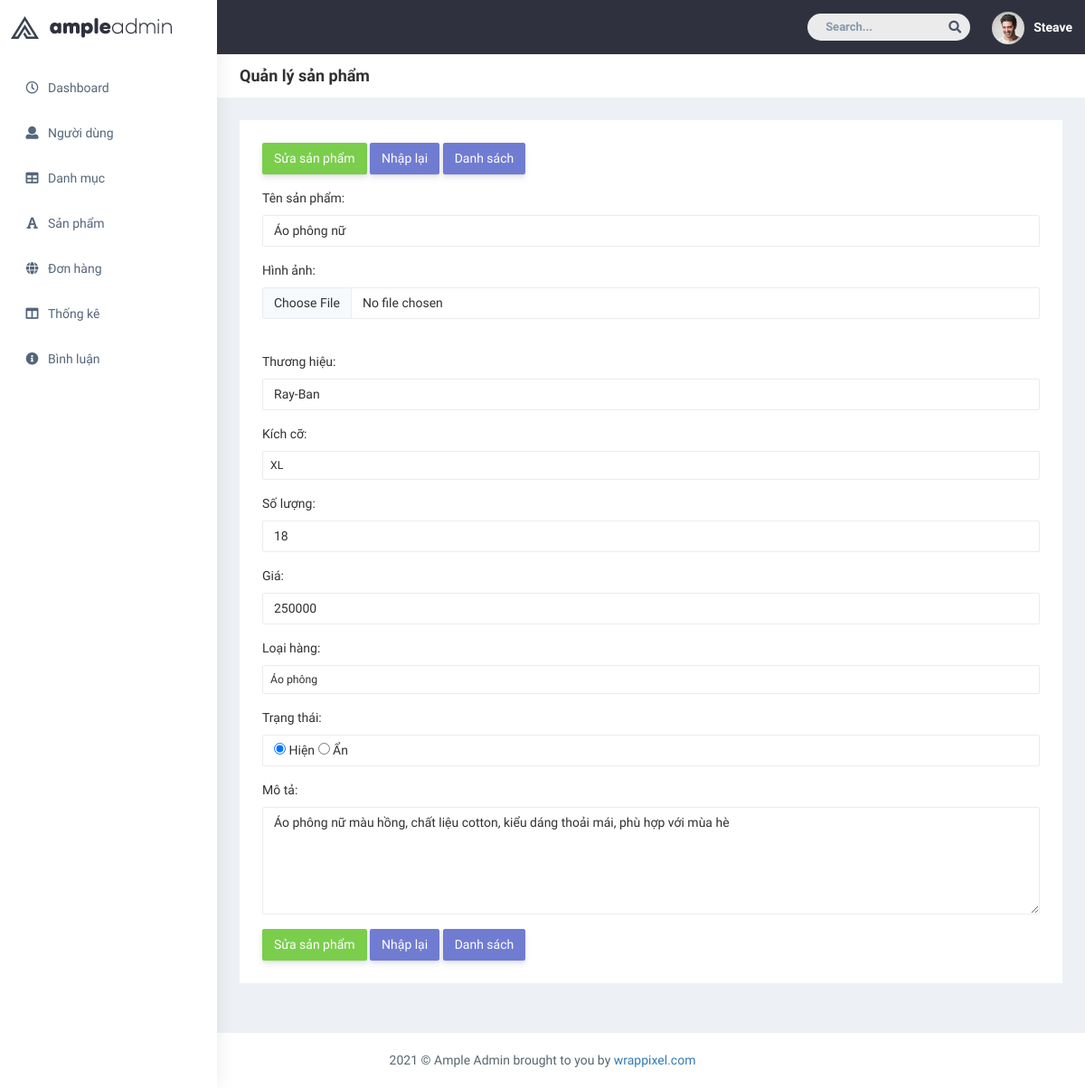
Screenshot of /admin/index.php?act=editsanpham&idsp=10 with the database file from the repository.
### tables this page shows
CREATE TABLE `sanpham` (
  `id` int NOT NULL,
  `tensanpham` varchar(255) NOT NULL,
  `hinh` varchar(255) DEFAULT NULL,
  `thuonghieu` varchar(255) NOT NULL,
  `kichco` varchar(255) NOT NULL,
  `soluong` int NOT NULL,
  `gia` double NOT NULL,
  `mota` text NOT NULL,
  `madanhmuc` int DEFAULT NULL,
  `trangthai` tinyint(1) NOT NULL
);

CREATE TABLE `danhmuc` (
  `id` int NOT NULL,
  `tendanhmuc` varchar(255) NOT NULL,
  `trangthai` tinyint(1) NOT NULL
);

### model/pdo.php (called while the page is built, shortened)
<?php
function pdo_get_connection(){
    $servername = "localhost";
    $username = "root";
    $password = "";
    try {
        $conn = new PDO("mysql:host=$servername;dbname=duan1", $username, $password);
        $conn->setAttribute(PDO::ATTR_ERRMODE, PDO::ERRMODE_EXCEPTION);
        return $conn;
    } catch(PDOException $e) {
        echo "Connection failed: " . $e->getMessage();
    }
}
function pdo_query($sql){
    $sql_args=array_slice(func_get_args(),1);
    try{
        $conn=pdo_get_connection();
        $stmt=$conn->prepare($sql);
        $stmt->execute($sql_args);
        $rows=$stmt->fetchAll();
        return $rows;
    }
    catch(PDOException $e){
        throw $e;
    }
    finally{
        unset($conn);
    }
}
function pdo_query_one($sql){
    $sql_args=array_slice(func_get_args(),1);
    try{
        $conn=pdo_get_connection();
        $stmt=$conn->prepare($sql);
        $stmt->execute($sql_args);
        $row=$stmt->fetch(PDO::FETCH_ASSOC);
        return $row;
    }
    catch(PDOException $e){
        throw $e;
    }
    finally{
        unset($conn);
    }
}
?>

### model/sanpham.php (called while the page is built, shortened)
<?php
function load_one_sanpham($id)
{
    $sql = "SELECT * FROM sanpham WHERE id=?";
    return pdo_query_one($sql, $id);
}

### model/danhmuc.php (called while the page is built, shortened)
<?php
function load_all_danhmuc(){
    $sql = "SELECT * FROM danhmuc";
    return pdo_query($sql);
}
?>

### admin/sanpham/edit.php (the view, shortened to what this page needs)
<div class="page-wrapper">
    <div class="page-breadcrumb bg-white">
        <div class="row align-items-center">
            <div class="col-lg-3 col-md-4 col-sm-4 col-xs-12">
                <h4 class="page-title">Quản lý sản phẩm</h4>
            </div>
        </div>
    </div>
    <div class="container-fluid">
        <div class="row">
            <div class="col-sm-12">
                <div class="white-box">
                    <div class="form-group">
                    <form action="?act=editsanpham&idsp=<?=$id?>" method="post" enctype="multipart/form-data">
                            <button type="submit" class="btn btn-success text-white">Sửa sản phẩm</button>
                            <button type="reset" class="btn btn-primary">Nhập lại</button>
                            <a href="?act=sanpham"><button type="button" class="btn btn-primary">Danh sách</button></a>
                            <div class="mb-3 mt-3">
                              <label for="">Tên sản phẩm:</label>
                              <input type="text" class="form-control" id="" placeholder="Nhập tên sản phẩm" name="tensanpham" value="<?=$tensanpham?>">
                            </div>
                            <div class="mb-3 mt-3">
                              <label for="">Hình ảnh:</label>
                              <input type="file" class="form-control" id="" name="hinh">
                            </div>
                            <div class="mb-3 mt-3">
                              <label for="">Thương hiệu:</label>
                              <input type="text" class="form-control" id="" placeholder="Nhập tên thương hiệu" name="thuonghieu" value="<?=$thuonghieu?>">
                            </div>
                            <div class="mb-3 mt-3">
                              <label for="">Kích cỡ:</label>
                              <select class="form-select-sm form-control" name="kichco" id="">
                                <option value="XL" <?=$kichco == 'XL' ? 'selected' : ''?>>XL</option>
                              </select>
                            </div>
                            <div class="mb-3 mt-3">
                              <label for="">Số lượng:</label>
                              <input type="number" class="form-control" id="" placeholder="Nhập số lượng" name="soluong" value="<?=$soluong?>">
                            </div>
                            <div class="mb-3 mt-3">
                              <label for="">Giá:</label>
                              <input type="text" class="form-control" id="" placeholder="Nhập giá" name="gia" value="<?=$gia?>">
                            </div>
                            <div class="mb-3 mt-3">
                              <label for="">Loại hàng:</label>
                              <select class="form-select-sm form-control" name="madanhmuc" id="">
                                <?php foreach ($dsdm as $dm):
                                  extract($dm);
                                  ?>
                                <option value="<?=$id?>" <?= $id == $madanhmuc ? 'selected' : '' ?>><?=$tendanhmuc?></option>
                                <?php endforeach ?>
                              </select>
                            </div>
                            <div class="mb-3">
                                <label for="">Trạng thái:</label>
                                <div class="form-control">
                                    <input type="radio" name="trangthai" id="" value="1" <?=$trangthai == '1' ? 'checked' : ''?>> Hiện
                                    <input type="radio" name="trangthai" id="" value="0" <?=$trangthai == '0' ? 'checked' : ''?>> Ẩn
                                </div>
                            </div>
                            <div class="mb-3 mt-3">
                                <label for="">Mô tả:</label>
                                <textarea class="form-control" rows="5" id="comment" name="mota" placeholder="Mô tả..."><?=$mota?></textarea>
                            </div>
                              </div>
                            <button type="submit" class="btn btn-success text-white">Sửa sản phẩm</button>
                            <button type="reset" class="btn btn-primary">Nhập lại</button>
                            <a href="?act=sanpham"><button type="button" class="btn btn-primary">Danh sách</button></a>
                    </div>
                </div>
            </div>
        </div>
    </div>

### rows the page displays
sanpham: tensanpham "Áo phông nữ", thuonghieu "Ray-Ban", soluong "18", gia "250000", madanhmuc "Áo phông", mota "Áo phông nữ màu hồng, chất liệu cotton, kiểu dáng thoải mái, phù hợp với mùa hè"
danhmuc: trangthai "☑"
